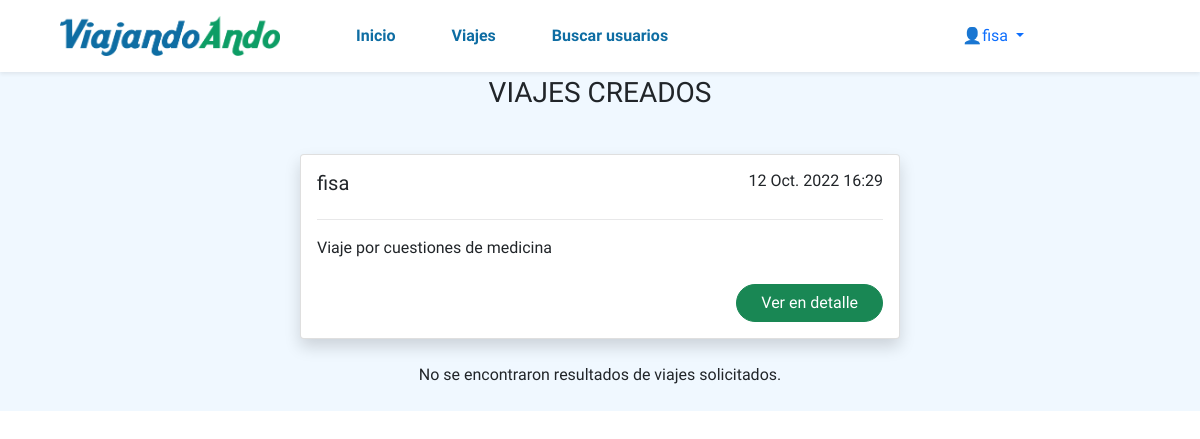
/viajes/misviajes (signed in), run on the app's committed database.
### viajes/models.py (models this page shows, shortened)
class Viaje(models.Model):
    conductor = models.ForeignKey(Conductor,on_delete=models.CASCADE, related_name='conductor_set')
    datetime = models.DateTimeField(blank=True, null=True, default=None)
    fecha = models.DateField(blank=True, null=True, default=None)
    hora = models.TimeField(blank=True, null=True, default=None)
    ciudad_origen = models.ForeignKey(Ciudad,on_delete=models.CASCADE, related_name='ciudad_origen_set')
    ciudad_destino = models.ForeignKey(Ciudad,on_delete=models.CASCADE, related_name='ciudad_destino_set')
    pasajeros = models.ManyToManyField(User, through='UsuarioPeticion')
    imagen_vehiculo = models.ImageField(upload_to="images/")
    descripcion = models.CharField(max_length=250)
    capacidad = models.PositiveIntegerField()
    disponible = models.PositiveIntegerField(null=True, blank=True, default=None)
    class Meta:
        constraints = [
            models.UniqueConstraint(
                fields=['conductor', 'datetime'], name='unique_conductor_datetime_combination'
            )
        ]

### users/models.py (models this page shows)
class Conductor(models.Model):
    user = models.OneToOneField(User, on_delete=models.CASCADE, primary_key=True)
    licencia = models.CharField(max_length=250)
    foto_perfil = models.ImageField(upload_to="images/", null=True, default=None)
    celular = models.BigIntegerField(blank=True, null=True, default=None);
    def __str__(self):
        string = str(self.user.username)
        return string

### viajes/views.py (the view)
# urls.py: path("viajes/misviajes", viajes_views.mis_viajes, name="mis viajes"),
@login_required
def mis_viajes(request):
	viajes_creados = ''
	if request.method == "GET":
		try:
			conductor = Conductor.objects.get(user_id=request.user.id)
			viajes_creados = Viaje.objects.filter(conductor_id=conductor)
		except:
			print('No es conductor.')
		viajes_solicitados = UsuarioPeticion.objects.filter(user_id=request.user)
	return render(request, "viajes/mis_viajes.html", {'viajes_solicitados': viajes_solicitados, 'viajes_creados': viajes_creados})

### viajes/templates/viajes/mis_viajes.html (shortened to what this page needs)
{% extends 'base.html' %}
{% load static %}
{% block content_viaje %}
<div class="viajes">
  {% if viajes_creados|length == 0 %}
    <p class="text-center py-4">No se encontraron resultados de viajes creados.</p>
  {% else %}
    <p class="text-center fs-3">VIAJES CREADOS</p>
    {% for viaje in viajes_creados %}
      <div class="d-flex justify-content-center pt-4">
        <div class="card shadow rounded cardViaje">
          <div class="card-body">
            <div class="d-flex justify-content-between">
              <h5 class="card-title d-inline">{{viaje.conductor}}</h5>
              <h6 class="text-end d-inline">{{viaje.datetime}}</h6>
            </div>
            <hr>
              <p class="card-text mb-4">{{viaje.descripcion}}</p>
              <div class="d-flex justify-content-end">
                <a class="btn btn-success text-center px-4 rounded-pill" href="misviajes/{{viaje.id}}">Ver en detalle</a>
              </div>
          </div>
        </div>
      </div>
    {% endfor %}
  {% endif %}
  <div class="viajes">
    {% if viajes_solicitados|length == 0 %}
      <p class="text-center py-4">No se encontraron resultados de viajes solicitados.</p>
    {% endif %}
</div>
{% endblock %}

### viajes/templates/base.html (shortened to what this page needs)
{% load static %}
<!DOCTYPE html>
<html lang="es">
<head>
  <link href="https://cdn.jsdelivr.net/npm/bootstrap@5.1.3/dist/css/bootstrap.min.css" rel="stylesheet">
  <link rel="stylesheet" href="{% static 'viajes/css/styles.css' %}" type="text/css">
</head>
<body>
  <header>
    <nav class="navbar navbar-expand-lg px-md-5 shadow-sm">
      <div class="container-fluid">
        <a href="/"><img class="logo" src="{% static 'viajes/img/logo.png' %}" alt="Logo"></a>
          <div class="collapse navbar-collapse" id="navbarSupportedContent">
              <div class="container-fluid d-flex justify-content-between p py-2">
                <ul class="navbar-nav gap-lg-4 ps-lg-5">
                    <li class="nav-item">
                      <a class="nav-link px-3 fw-bold itemNav rounded-pill" aria-current="page" href="/">Inicio</a>
                    </li>
                    <li class="nav-item">
                      <a class="nav-link px-3 fw-bold itemNav rounded-pill" href="{% url 'viajes' %}">Viajes</a>
                    </li>
                    <li class="nav-item">
                      <a class="nav-link px-3 fw-bold itemNav rounded-pill" href="/search/">Buscar usuarios</a>
                    </li>
                </ul>
                <div class="d-flex align-items-center justify-content-between gap-4">
                  {% if user.is_authenticated %}
                    <div class="collapse navbar-collapse me-5 pe-5" id="navbarNavLightDropdown">
                      <ul class="navbar-nav">
                        <li class="nav-item dropdown">
                          <a class="nav-link dropdown-toggle" href="#" role="button" data-bs-toggle="dropdown" aria-expanded="false">
                            👤{{user.username}}
                          </a>
                        </li>
                      </ul>
                    </div>
                  {% else %}
                      <a class="text-decoration-none" href="{% url 'register' %}">Registrarse</a>
                      <a class="btn btn-primary" href="{% url 'login' %}">Iniciar Sesion</a>
                  {% endif %}
                </div>
              </div>
          </div>
      </div>
    </nav>
  </header>
  <main>
    {% block content_viaje %}
    {% endblock %}
  </main>
</body>
</html>

### viajes/static/viajes/css/styles.css (style rules this page uses)
body { font-family: 'Ubuntu', sans-serif; }
.logo { width: 220px; }
main { background-color: aliceblue; }
hr { opacity: 0.1; }
.itemNav { color: #0e6da3; }
.cardViaje { width: 600px; min-width: 300px; }

### data on the page
Viaje: conductor "fisa", datetime "12 Oct. 2022 16:29", descripcion "Viaje por cuestiones de medicina"

### other printed values
{{ user.username }} "fisa"
